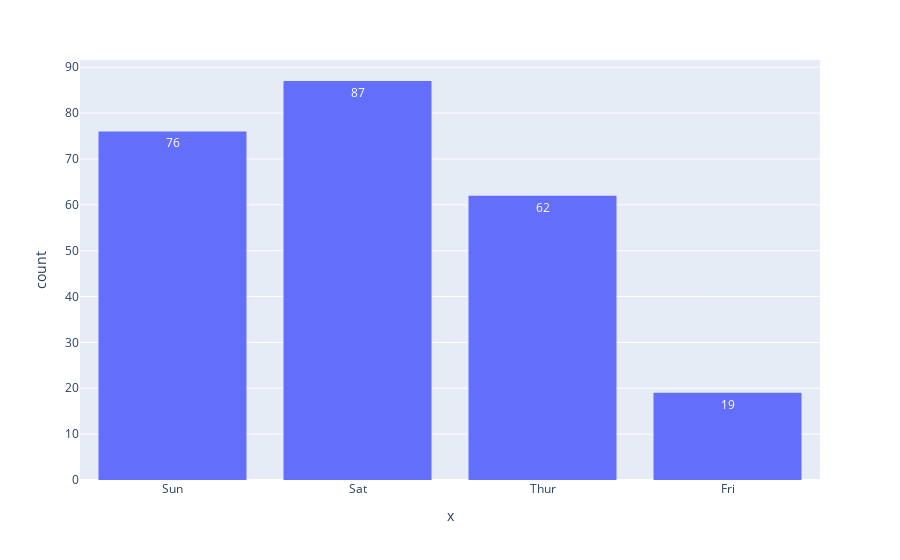

This figure's notebook cell:
### Code cell
#dont need marginal for categorical
fig = px.histogram(x= df['day'], text_auto=True)
fig.show()

### Figure 1 — Plotly figure (JSON) as saved in the notebook; plotly's stock layout.template omitted (floating-point values rounded to 4 significant figures; data arrays with more than 128 entries replaced by an {"elided": "..."} marker saying what was removed)
{"data": [{"bingroup": "x", "hovertemplate": "x=%{x}<br>count=%{y}<extra></extra>", "legendgroup": "", "marker": {"color": "#636efa", "pattern": {"shape": ""}}, "name": "", "orientation": "v", "showlegend": false, "texttemplate": "%{value}", "type": "histogram", "x": {"elided": "244 str values"}, "xaxis": "x", "yaxis": "y"}], "layout": {"barmode": "relative", "legend": {"tracegroupgap": 0}, "margin": {"t": 60}, "xaxis": {"anchor": "y", "domain": [0, 1], "title": {"text": "x"}}, "yaxis": {"anchor": "x", "domain": [0, 1], "title": {"text": "count"}}}}
